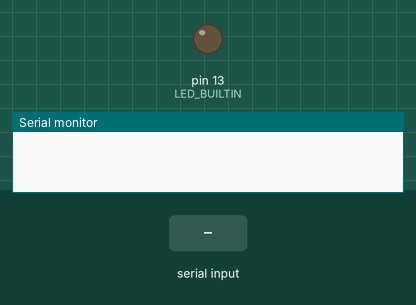
This sketch was run on a simulated Arduino Uno, built with avr-gcc and run on an emulated ATmega328P. Shown: output pins drawn as LEDs (lit = HIGH), the last lines printed to the serial monitor. Inputs (shaded band) come from the test bench.

Above: at 1.2 s.
1.3 s: "A" received over Serial
At 2.0 s:
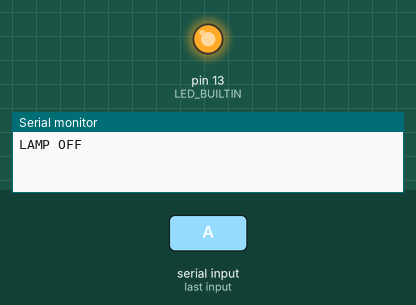
2.8 s: "N" received over Serial
At 3.1 s:
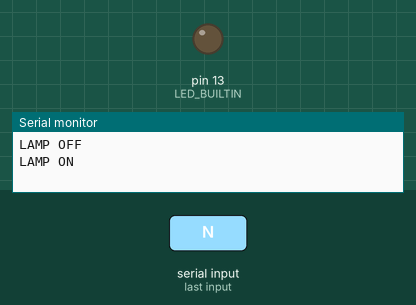
Timing chart, 0 to 5.8 s (numbered marks = the images above; inputs shaded):
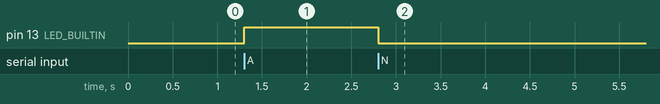

The sketch:

Lab2Exercise_Natasya.ino
```cpp
byte Lab2;

void setup() {
  // put your setup code here, to run once:
  pinMode(LED_BUILTIN, OUTPUT);
  Serial.begin(230400);
}

void loop() {
  // put your main code here, to run repeatedly:
  if (Serial.available())
  {
    Lab2=Serial.read();

    if (Lab2 == 78)
    {
      Serial.println("LAMP ON");
      digitalWrite(LED_BUILTIN, LOW);
    }
    if (Lab2 == 65)
    {
      Serial.println("LAMP OFF");
      digitalWrite(LED_BUILTIN, HIGH);
    }
  }

}
```

Measured:
- after the input at 1.3 s, pin 13 (LED_BUILTIN): LOW → HIGH at once
- after the input at 2.8 s, pin 13 (LED_BUILTIN): HIGH → LOW at once
